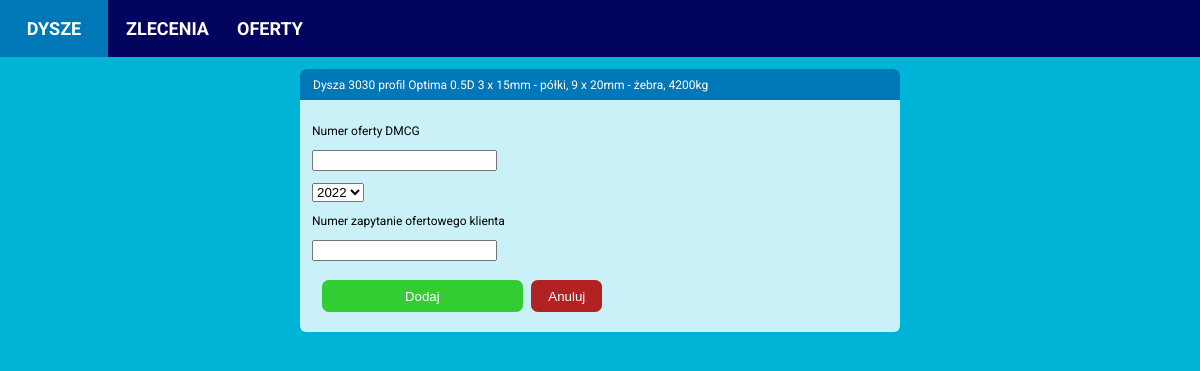
The page /nozzle/1/add_offer on the database its author committed.
### calculator/models.py (models this page shows, shortened)
class Nozzle(models.Model):
    PROFILES = (('Optima', 'Optima'),
                ('19A', '19A'),
                )
    INNER_RING_TYPES = (('Complete st. st. inside', 'Wnętrze nierdzewne'),
                        ('St. st. ring inside', 'Pierścień kawitacyjny nierdzewny'),
                        ('Complete steel', 'Wnętrze ze stali zwykłej'),
                        ('St. st. ring and outlet', 'Pierścień kawitacyjny i wylot ze stali nierdzewnej'))
    date_created = models.DateTimeField(auto_now_add=True)
    diameter = models.PositiveIntegerField(null=False, blank=False)
    profile = models.CharField(max_length=32, choices=PROFILES, null=False, blank=False)
    drawing_number = models.CharField(max_length=32, blank=True)
    profile_height = models.PositiveIntegerField(null=False, blank=False)
    inner_ring_type = models.CharField(max_length=32, choices=INNER_RING_TYPES, null=False, blank=False)
    inner_ring_thickness_propeller_zone = models.PositiveIntegerField(null=False, blank=False)
    inner_ring_thickness_inlet_zone = models.PositiveIntegerField(null=False, blank=False)
    inner_ring_thickness_outlet_zone = models.PositiveIntegerField(null=False, blank=False)
    ribs_quantity = models.PositiveIntegerField(null=False, blank=False)
    ribs_thickness = models.PositiveIntegerField(null=False, blank=False)
    segments_quantity = models.PositiveIntegerField(null=False, blank=False)
    segments_thickness = models.PositiveIntegerField(null=False, blank=False)
    has_headbox = models.BooleanField(null=False, blank=False)
    has_outlet_ring = models.BooleanField(null=False, blank=False)
    theoretical_weight = models.PositiveIntegerField(blank=True, default=0)
    real_weight = models.PositiveIntegerField(blank=True, default=0)

### calculator/views.py (the view, shortened to what this page needs)
# urls.py: path('nozzle/<int:nozzle_id>/add_offer', add_nozzle_offer, name='add_nozzle_offer'),
def add_nozzle_offer(request, nozzle_id):
    nozzle = Nozzle.objects.get(id=nozzle_id)
    ratio = round((nozzle.profile_height / nozzle.diameter), 1)
    if request.method != 'POST':
        form = OfferForm()
    context = {'form': form,
               'nozzle_id': nozzle.id,
               'nozzle': nozzle,
               'ratio': ratio,
               }
    template = 'calculator/add_nozzle_offer.html'
    return render(request, template, context)

### calculator/forms.py
class OfferForm(forms.ModelForm):
    now = datetime.now().year
    first_year = 2012
    POSSIBLE_YEAR = possible_year(first_year, now)
    offer_year = forms.ChoiceField(
        choices=POSSIBLE_YEAR,
        label='rok testowy')
    class Meta:
        model = Offer
        fields = {'dmcg_offer_number', 'client_inquiry_number',
                  'offer_year'}
        exclude = ['date_created']

### calculator/templates/calculator/add_nozzle_offer.html (shortened to what this page needs)
{% extends 'calculator/base.html' %}
{% block content %}
<div class="content-main">
  <div class="item-box">
    <div class="item-header-box">
      <p>Dysza {{ nozzle.diameter }}
       profil {{ nozzle.profile }}
      {{ ratio }}D {{ type_name }}
      {{ nozzle.segments_quantity}} x {{ nozzle.segments_thickness}}mm - półki,
      {{ nozzle.ribs_quantity}} x {{ nozzle.ribs_thickness}}mm - żebra,
      {{ nozzle.theoretical_weight }}kg</p>
    </div>
    <div>
      <div class="item-details-form">
          <div>
            <form action="{% url 'calculator:add_nozzle_offer' nozzle.id %}" method="post">
              <p>Numer oferty DMCG</p>
              <p>{{ form.dmcg_offer_number }}<p>
              <p>{{ form.offer_year }}</p>
              <p>Numer zapytanie ofertowego klienta</p>
              <p>{{ form.client_inquiry_number }}</p>
              <div class="button-box">
                <button name="submit" class="confirm-btn">Dodaj</button>
                <a href="{% url 'calculator:nozzle_offers' nozzle.id %}"><button class="cancel-btn" type="button">Anuluj</button></a>
              </div>
            </form>
          </div>
      </div>
    </div>
  </div>
</div>
{% endblock content %}

### static/styles.css (style rules this page uses)
body { font-family: Roboto, Arial; font-size: 12px; margin: 0 auto; padding: 0; background-color: #00b4d8; }
.content-main { display: flex; flex-direction: row; background-color: #00b4d8; justify-content: space-between; align-items: flex-start; margin: 0 auto; padding: 0 auto; }
.item-box { min-width: 350px; width: 600px; display: flex; flex-direction: column; background-color: #CAF0F8; border-radius: 0.5em; margin: 1em auto; padding: 0px; }
.item-header-box { display: flex; margin: 0; padding-left: 1em; background-color: #0077b6; height: 2.5em; color: white; border-top-left-radius: 0.5em; border-top-right-radius: 0.5em; border-left: 1px solid #0077b6; border-right: 1px solid #0077b6; border-top: 1px solid #0077b6; align-items: center; }
.item-details-form { display: flex; flex-direction: column; margin: 1em; width: 300px; }
.button-box { display: flex; justify-content: flex-start; align-items: center; margin: 0.125em 0.25em; }
.add-btn, .confirm-btn, .cancel-btn { background-color: limegreen; color: white; border: 1px solid limegreen; border-radius: 0.5em; height: 2rem; padding: 0.5rem 1rem; margin: 0.5em 0.5em; cursor: pointer; }
.confirm-btn { width: 90%; }
.cancel-btn { background-color: firebrick; border: 1px solid firebrick; margin-left: 0.125em; }

### rows shown on the page
Nozzle: diameter "3030", profile "Optima", segments_quantity "3", segments_thickness "15", ribs_quantity "9", ribs_thickness "20", theoretical_weight "4200"

### other values the page prints
{{ ratio }} "0.5"
